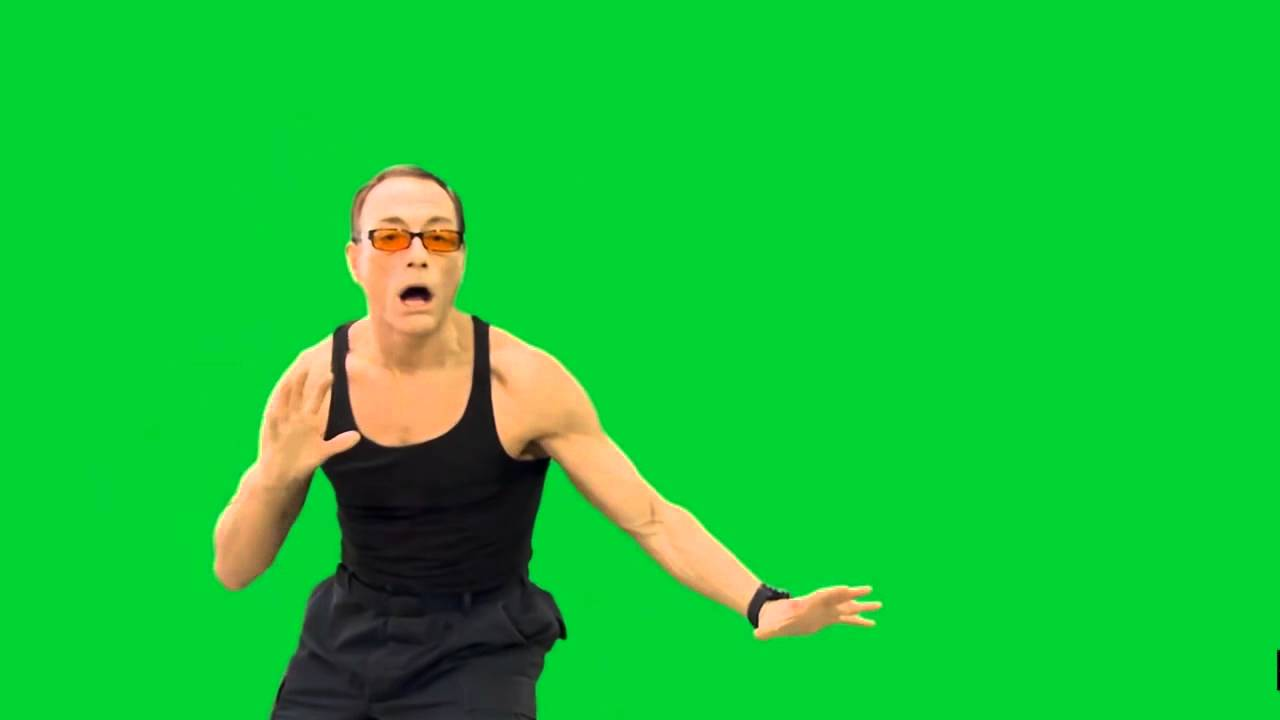
#> input picture Analisis de Algoritmos/pantallaVerde.jpg, 1280 x 720 px
$ python prueba.py
#> lines starting #> are read from the running program, lines starting #| are printed output that depends on the picture
import cv2 as cv
import numpy as np

# Abre la cámara
cam = cv.VideoCapture(0)

# Lee la imagen de fondo (imagen a reemplazar)
imagenOriginal = cv.imread('pantallaVerde.jpg')
#> imagenOriginal is the input picture: shape (720, 1280, 3); mean B, G, R 54.5, 195, 21.8

if cam.isOpened():
    while True:
        ret, frame = cam.read()
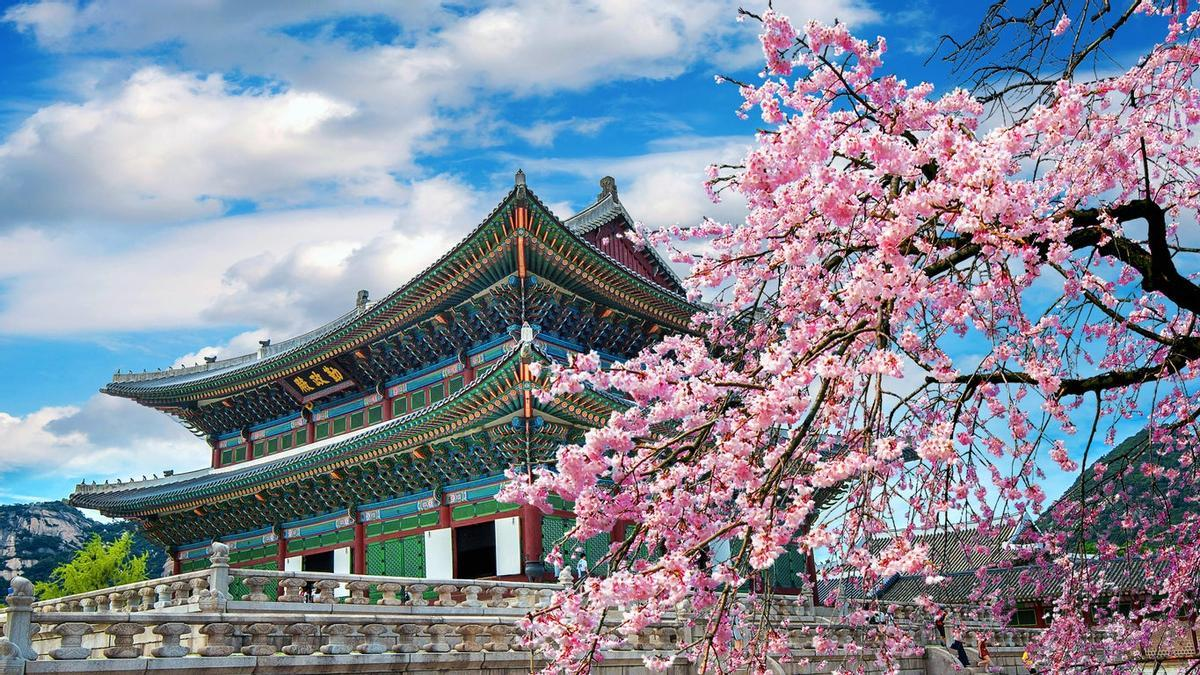
#> input picture Analisis de Algoritmos/corea.jpg, 1200 x 675 px, given in place of the camera
#> frame is the input picture: shape (675, 1200, 3); mean B, G, R 154.2, 139, 133.5
        if ret:
            # Convierte el frame capturado a RGB
            frame_rgb = cv.cvtColor(frame, cv.COLOR_BGR2RGB)

            # Define los valores de color verde que quieres reemplazar
            minBGR = np.array([35, 50, 35])
            maxBGR = np.array([90, 255, 90])

            # Crea una máscara para los píxeles verdes en el frame
            maskBGR = cv.inRange(frame, minBGR, maxBGR)
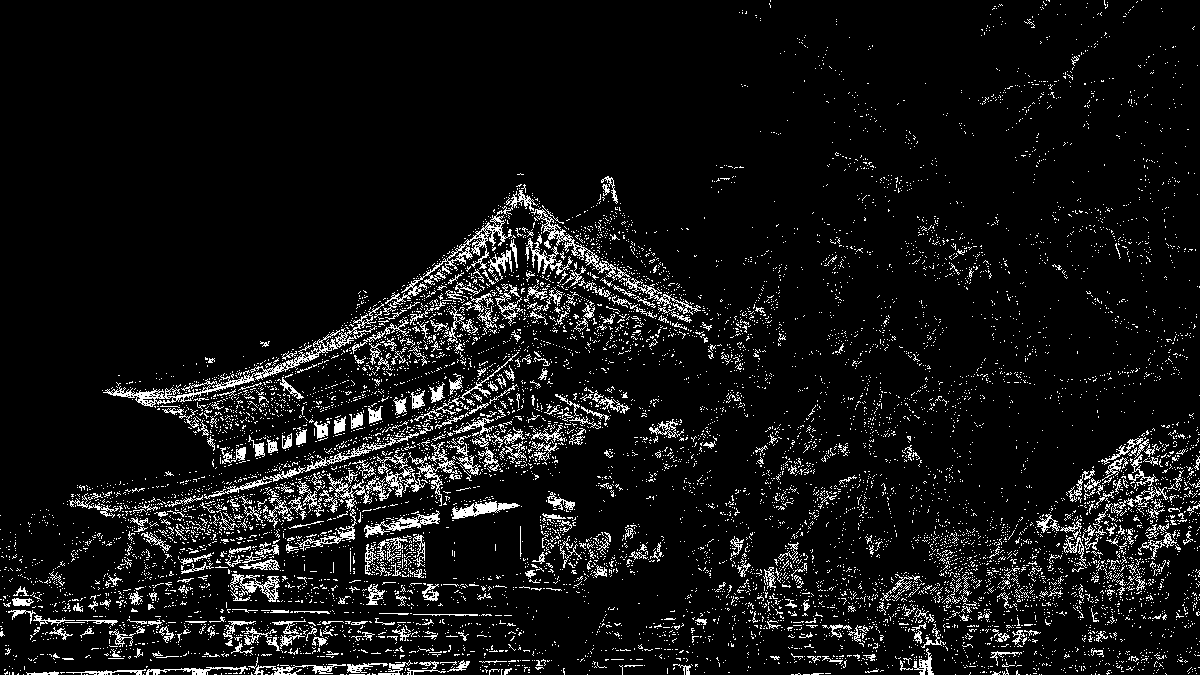
#> maskBGR: shape (675, 1200); 7.5% white in thin lines or dots
            mask_inv = cv.bitwise_not(maskBGR)
#> mask_inv: shape (675, 1200); 92.5% white; black in thin lines or dots

            # Reemplaza los píxeles verdes con la imagen de fondo
#> (the run stopped early here; a loop or call above may not have finished)
